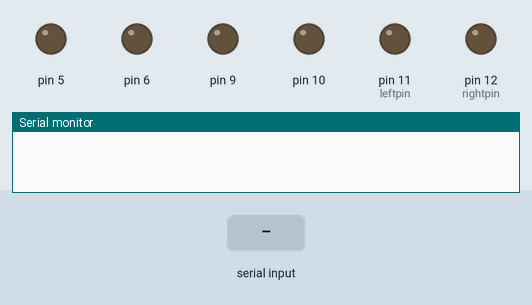
The sketch below on a simulated Arduino Uno, built with avr-gcc and run on an emulated ATmega328P. On the bench: output pins drawn as LEDs (lit = HIGH), the last lines printed to the serial monitor. The inputs (shaded band) are chosen by the test bench.

Above: at 1.2 s.
1.3 s: "f" received over Serial
At 2.5 s:
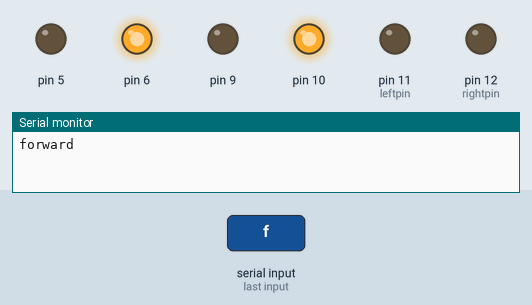
2.8 s: "b" received over Serial
At 3.8 s:
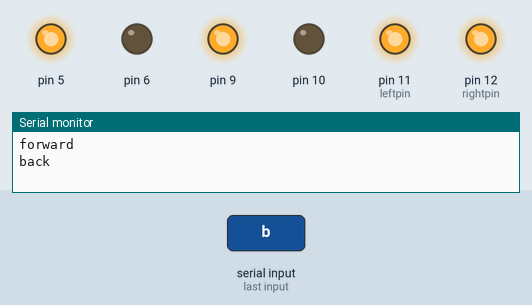
4.3 s: "l" received over Serial
At 4.9 s:
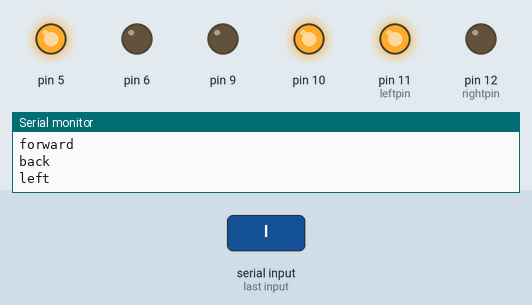
5.8 s: "r" received over Serial
At 6.1 s:
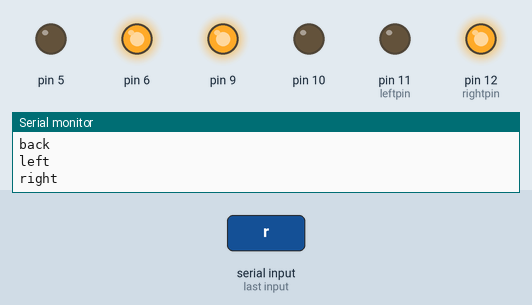
7.3 s: "1" received over Serial
At 8.4 s:
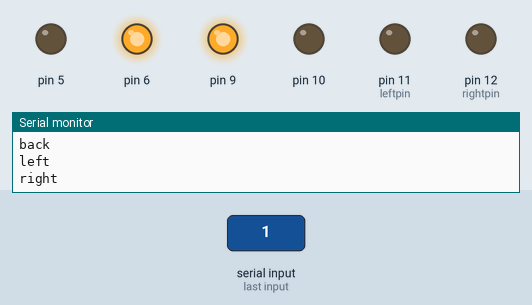
Timing chart, 0 to 9.8 s (numbered marks = the images above; inputs shaded):
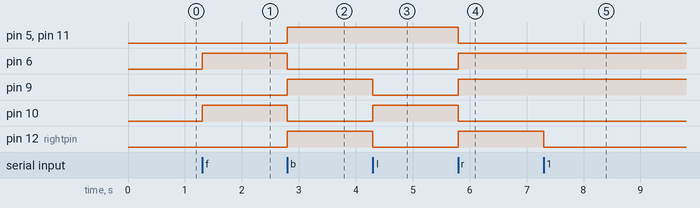

The sketch:

class_lzj_004.ino
```cpp
int leftpin = 11;
int rightpin = 12;
int income = 0;
void setup()
{
  pinMode(leftpin, OUTPUT);
  pinMode(rightpin, OUTPUT);
  pinMode(5, OUTPUT);
  pinMode(6, OUTPUT);
  pinMode(9, OUTPUT);
  pinMode(10, OUTPUT);
  Serial.begin(9600);
}
void loop()
{
  if(Serial.available() > 0)
  {
    income = Serial.read();
    ledstart();
    switch(income)
    {
      case 'f':
      forward();Serial.println("forward");break;
      case 'b':
      back();Serial.println("back");backled();break;
      case 'l':
      left();Serial.println("left");leftled();break;
      case 'r':
      right();Serial.println("right");rightled();break;
     }
  }
}
void back()
{
  digitalWrite(9,HIGH);
  digitalWrite(10,LOW);
  digitalWrite(5,HIGH);
  digitalWrite(6,LOW);
}
void forward()
{
  digitalWrite(10,HIGH);
  digitalWrite(9,LOW);
  digitalWrite(6,HIGH);
  digitalWrite(5,LOW);
}
void right()
{
  digitalWrite(9,HIGH);
  digitalWrite(10,LOW);
  digitalWrite(6,HIGH);
  digitalWrite(5,LOW);
}
void left()
{
  digitalWrite(10,HIGH);
  digitalWrite(9,LOW);
  digitalWrite(5,HIGH);
  digitalWrite(6,LOW);
}
void backled()
{
  digitalWrite(leftpin,HIGH);
  digitalWrite(rightpin,HIGH);
}
void leftled()
{
  digitalWrite(leftpin,HIGH);
}
void rightled()
{
  digitalWrite(rightpin,HIGH);
}
void ledstart()
{
  digitalWrite(leftpin,LOW);
  digitalWrite(rightpin,LOW);
}
```

Measured:
- after the input at 1.3 s, pin 6, pin 10: LOW → HIGH at once
- after the input at 2.8 s, pin 5, pin 9, pin 11 (leftpin), pin 12 (rightpin): LOW → HIGH at once; pin 6, pin 10: HIGH → LOW at once
- after the input at 4.3 s, pin 9, pin 12 (rightpin): HIGH → LOW at once; pin 10: LOW → HIGH at once
- after the input at 5.8 s, pin 5, pin 10, pin 11 (leftpin): HIGH → LOW at once; pin 6, pin 9, pin 12 (rightpin): LOW → HIGH at once
- after the input at 7.3 s, pin 12 (rightpin): HIGH → LOW at once
